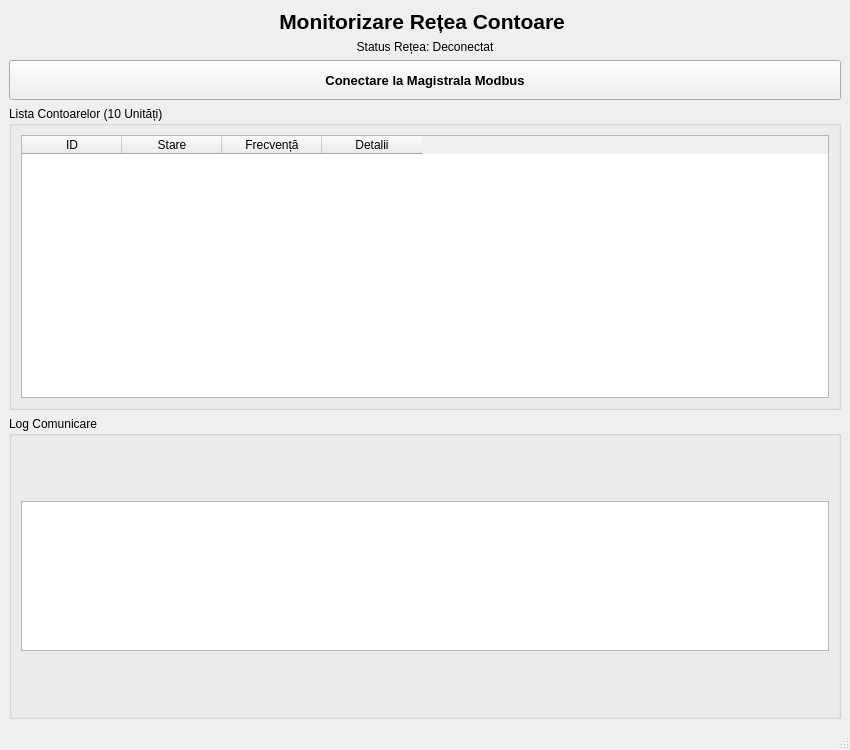
<?xml version="1.0" encoding="UTF-8"?>
<ui version="4.0">
 <class>MainWindow</class>
 <widget class="QMainWindow" name="MainWindow">
  <property name="geometry">
   <rect>
    <x>0</x>
    <y>0</y>
    <width>850</width>
    <height>750</height>
   </rect>
  </property>
  <property name="windowTitle">
   <string>Monitorizare Multi-Contor Modbus RTU</string>
  </property>
  <widget class="QWidget" name="centralwidget">
   <layout class="QVBoxLayout" name="verticalLayout">
    <item>
     <widget class="QLabel" name="label_Title">
      <property name="font">
       <font>
        <pointsize>16</pointsize>
        <bold>true</bold>
       </font>
      </property>
      <property name="text">
       <string>Monitorizare Rețea Contoare </string>
      </property>
      <property name="alignment">
       <set>Qt::AlignmentFlag::AlignCenter</set>
      </property>
     </widget>
    </item>
    <item>
     <widget class="QLabel" name="label_Status">
      <property name="text">
       <string>Status Rețea: Deconectat</string>
      </property>
      <property name="alignment">
       <set>Qt::AlignmentFlag::AlignCenter</set>
      </property>
     </widget>
    </item>
    <item>
     <widget class="QPushButton" name="pushButton_Connect">
      <property name="minimumSize">
       <size>
        <width>0</width>
        <height>40</height>
       </size>
      </property>
      <property name="font">
       <font>
        <pointsize>10</pointsize>
        <bold>true</bold>
       </font>
      </property>
      <property name="text">
       <string>Conectare la Magistrala Modbus</string>
      </property>
     </widget>
    </item>
    <item>
     <widget class="QGroupBox" name="groupBox_MeterList">
      <property name="title">
       <string>Lista Contoarelor (10 Unități)</string>
      </property>
      <layout class="QVBoxLayout" name="verticalLayout_2">
       <item>
        <widget class="QTableWidget" name="tableWidget_Meters">
         <property name="columnCount">
          <number>4</number>
         </property>
         <column>
          <property name="text">
           <string>ID</string>
          </property>
         </column>
         <column>
          <property name="text">
           <string>Stare</string>
          </property>
         </column>
         <column>
          <property name="text">
           <string>Frecvență</string>
          </property>
         </column>
         <column>
          <property name="text">
           <string>Detalii</string>
          </property>
         </column>
        </widget>
       </item>
      </layout>
     </widget>
    </item>
    <item>
     <widget class="QGroupBox" name="groupBox_Log">
      <property name="title">
       <string>Log Comunicare</string>
      </property>
      <layout class="QVBoxLayout" name="verticalLayout_Log">
       <item>
        <widget class="QTextEdit" name="textEdit_Log">
         <property name="maximumSize">
          <size>
           <width>16777215</width>
           <height>150</height>
          </size>
         </property>
         <property name="readOnly">
          <bool>true</bool>
         </property>
        </widget>
       </item>
      </layout>
     </widget>
    </item>
   </layout>
  </widget>
  <widget class="QMenuBar" name="menubar">
   <property name="geometry">
    <rect>
     <x>0</x>
     <y>0</y>
     <width>850</width>
     <height>33</height>
    </rect>
   </property>
  </widget>
  <widget class="QStatusBar" name="statusbar"/>
 </widget>
 <resources/>
 <connections/>
</ui>
